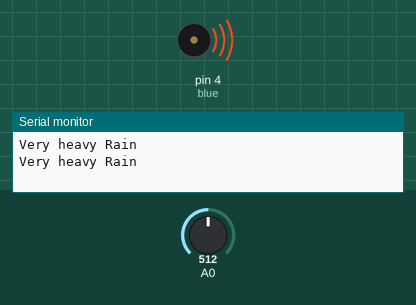
Recording of a sketch running on a simulated Arduino Uno, built with avr-gcc and run on an emulated ATmega328P. On the bench: buzzer (waves = sounding), the last lines printed to the serial monitor. The test bench sets the inputs (shaded band); at power-on: A0 = 512.

Above: at 2.8 s.
2.9 s: A0 set to 317
At 4.7 s:
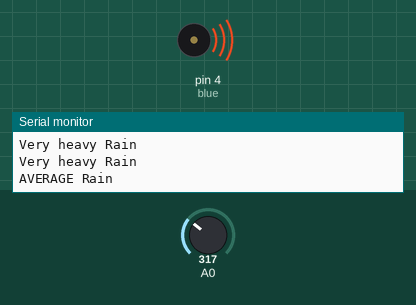
8.9 s: A0 set to 287
At 10.5 s:
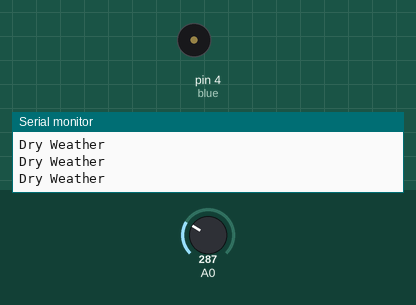
11.9 s: A0 set to 306
At 13.3 s:
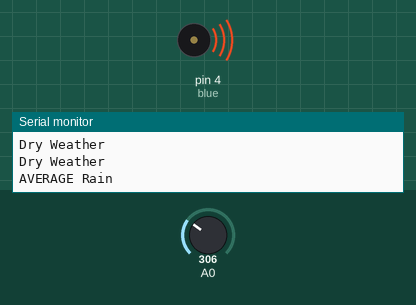
17.4 s: A0 set to 290
At 19.1 s:
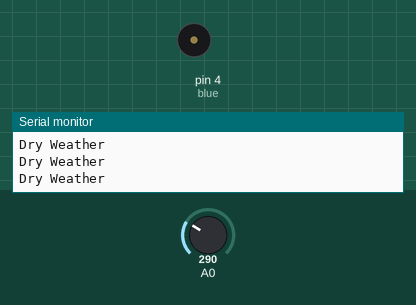
Timing chart, 0 to 20.6 s (numbered marks = the images above; inputs shaded):
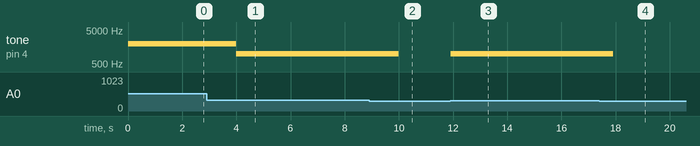

Measured:
- the behaviour switches between 301 and 300 on A0 (found by bisection; images 1 and 2)
- after the input at 2.9 s, tone on pin 4 (blue): 2000 Hz → 1000 Hz after 1.1 s
- after the input at 8.9 s, tone on pin 4 (blue): 1000 Hz → silent after 1.1 s
- after the input at 11.9 s, tone on pin 4 (blue): silent → 1000 Hz at once
- after the input at 17.4 s, tone on pin 4 (blue): 1000 Hz → silent after 0.51 s

The sketch:

waterlevel.ino
```cpp
int blue=4;

void setup () {
  pinMode (blue,OUTPUT);
  Serial.begin (9600);}

void loop() {
  // read the input on analog pin 0:
  int value = analogRead(A0);

  if (value > 500) {
    Serial.println("Very heavy Rain");
    tone(blue,2000);
    delay(2000);
    noTone(blue);}
  else if ((value > 300) && (value <= 500)) {
    Serial.println("AVERAGE Rain");
    tone(blue,1000);
    delay(2000);
    noTone(blue);}


  else{
    Serial.println("Dry Weather");
    delay(100);
  }
  }
```
